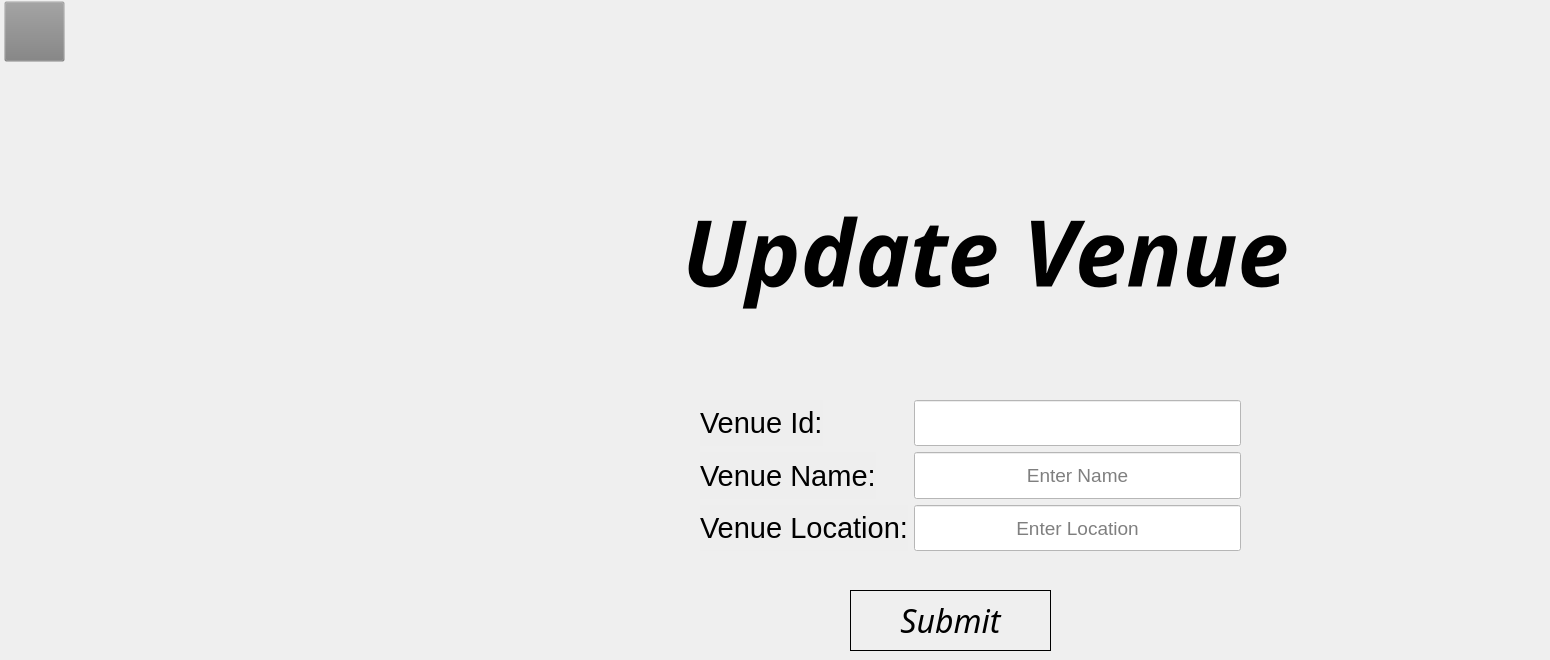
    <widget class="QWidget" name="UPDATEformforVenue">
     <widget class="QPushButton" name="updateVenue_backbutton">
      <property name="geometry">
       <rect>
        <x>4</x>
        <y>1</y>
        <width>61</width>
        <height>61</height>
       </rect>
      </property>
      <property name="font">
       <font>
        <pointsize>1</pointsize>
       </font>
      </property>
      <property name="styleSheet">
       <string notr="true">
background-color: rgb(128, 128, 128, 0.01);
border-image: url(:/back-button.png);</string>
      </property>
      <property name="text">
       <string/>
      </property>
     </widget>
     <widget class="QLabel" name="label_180">
      <property name="geometry">
       <rect>
        <x>430</x>
        <y>190</y>
        <width>1111</width>
        <height>121</height>
       </rect>
      </property>
      <property name="font">
       <font>
        <family>JasmineUPC</family>
        <pointsize>69</pointsize>
        <weight>75</weight>
        <italic>true</italic>
        <bold>true</bold>
       </font>
      </property>
      <property name="styleSheet">
       <string notr="true">background-color: rgb(128, 128, 128, 0.001);</string>
      </property>
      <property name="text">
       <string>Update Venue</string>
      </property>
      <property name="alignment">
       <set>Qt::AlignCenter</set>
      </property>
     </widget>
     <widget class="QPushButton" name="pushButton_18">
      <property name="geometry">
       <rect>
        <x>850</x>
        <y>590</y>
        <width>201</width>
        <height>61</height>
       </rect>
      </property>
      <property name="font">
       <font>
        <family>Poppins</family>
        <pointsize>24</pointsize>
        <weight>50</weight>
        <italic>true</italic>
        <bold>false</bold>
       </font>
      </property>
      <property name="styleSheet">
       <string notr="true">border:1px solid black</string>
      </property>
      <property name="text">
       <string>Submit</string>
      </property>
     </widget>
     <widget class="QWidget" name="layoutWidget">
      <property name="geometry">
       <rect>
        <x>700</x>
        <y>400</y>
        <width>541</width>
        <height>151</height>
       </rect>
      </property>
      <layout class="QFormLayout" name="formLayout_12">
       <item row="0" column="0">
        <widget class="QLabel" name="label_182">
         <property name="font">
          <font>
           <pointsize>22</pointsize>
          </font>
         </property>
         <property name="styleSheet">
          <string notr="true">background-color:rgb(128,128,128,0.01);</string>
         </property>
         <property name="text">
          <string>Venue Id:</string>
         </property>
        </widget>
       </item>
       <item row="0" column="1">
        <widget class="QLineEdit" name="lineEdit_81">
         <property name="enabled">
          <bool>false</bool>
         </property>
         <property name="sizePolicy">
          <sizepolicy hsizetype="Expanding" vsizetype="Expanding">
           <horstretch>0</horstretch>
           <verstretch>0</verstretch>
          </sizepolicy>
         </property>
         <property name="font">
          <font>
           <pointsize>14</pointsize>
          </font>
         </property>
         <property name="styleSheet">
          <string notr="true">
background-color: white;</string>
         </property>
         <property name="alignment">
          <set>Qt::AlignCenter</set>
         </property>
        </widget>
       </item>
       <item row="1" column="0">
        <widget class="QLabel" name="label_183">
         <property name="font">
          <font>
           <pointsize>22</pointsize>
          </font>
         </property>
         <property name="styleSheet">
          <string notr="true">background-color:rgb(128,128,128,0.01);</string>
         </property>
         <property name="text">
          <string>Venue Name:</string>
         </property>
        </widget>
       </item>
       <item row="1" column="1">
        <widget class="QLineEdit" name="lineEdit_82">
         <property name="sizePolicy">
          <sizepolicy hsizetype="Expanding" vsizetype="Expanding">
           <horstretch>0</horstretch>
           <verstretch>0</verstretch>
          </sizepolicy>
         </property>
         <property name="font">
          <font>
           <pointsize>14</pointsize>
          </font>
         </property>
         <property name="styleSheet">
          <string notr="true">
background-color: white;</string>
         </property>
         <property name="alignment">
          <set>Qt::AlignCenter</set>
         </property>
         <property name="placeholderText">
          <string>Enter Name</string>
         </property>
        </widget>
       </item>
       <item row="2" column="0">
        <widget class="QLabel" name="label_181">
         <property name="font">
          <font>
           <pointsize>22</pointsize>
          </font>
         </property>
         <property name="styleSheet">
          <string notr="true">background-color:rgb(128,128,128,0.01);</string>
         </property>
         <property name="text">
          <string>Venue Location:</string>
         </property>
        </widget>
       </item>
       <item row="2" column="1">
        <widget class="QLineEdit" name="lineEdit_80">
         <property name="sizePolicy">
          <sizepolicy hsizetype="Expanding" vsizetype="Expanding">
           <horstretch>0</horstretch>
           <verstretch>0</verstretch>
          </sizepolicy>
         </property>
         <property name="font">
          <font>
           <pointsize>14</pointsize>
          </font>
         </property>
         <property name="styleSheet">
          <string notr="true">
background-color: white;</string>
         </property>
         <property name="alignment">
          <set>Qt::AlignCenter</set>
         </property>
         <property name="placeholderText">
          <string>Enter Location</string>
         </property>
        </widget>
       </item>
      </layout>
     </widget>
    </widget>
